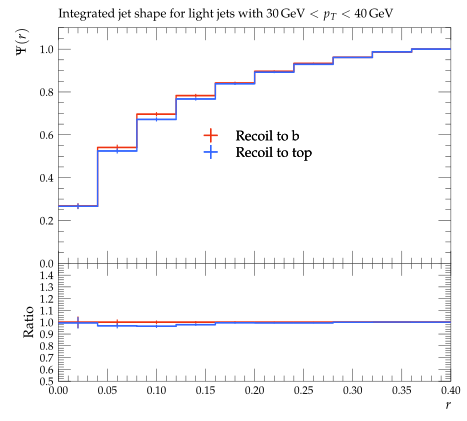

Reproduce this figure in Python.
#! /usr/bin/env python

# This Python script was auto-generated using YODA v2.0.2.
# Analysis object: /ATLAS_2013_I1243871/d01-x02-y02
# Timestamp: 03-08-2026 (15:47:40)

import matplotlib as mpl
import matplotlib.pyplot as plt
mpl.use('Agg') # comment out for interactive use
import os
import numpy as np

plotDir = os.path.split(os.path.realpath(__file__))[0]
if 'YODA_USER_PLOT_PATH' in globals():
    plot_outdir = globals()['YODA_USER_PLOT_PATH']
else:
    plot_outdir = plotDir

#plot style
plt.style.use(os.path.join(plotDir, '../default.mplstyle'))
# plot metadata
figW, figH = plt.rcParams['figure.figsize']
ax_xLabel = r'$r$'
ax_yLabel = r'$\Psi(r)$'
ax_title  = r'Integrated jet shape for light jets with $30\,\mathrm{GeV} < p_T < 40\,\mathrm{GeV}$'
ax_xScale = 'linear'
ax_yScale = 'linear'
xLims = (0.0, 0.4)
yLims = (0.0, 1.1)

# TeX-friendly labels for the legend
labels = {
    'legend' : ([ r"Recoil to b", r"Recoil to top" ], r""),
}

# Adjust canvas width and height
canvasW = 10.0
canvasH = 9.0
figW *= canvasW/10.
figH *= canvasH/9.

# Create figure and axis objects
fig, (ax, ratio0_ax) = plt.subplots(2, 1, sharex=True,
                  figsize=(figW,figH), gridspec_kw={'height_ratios': (6.0, 3.0)})

# Set figure margins
plt.subplots_adjust(
    left   = 1.0 * plt.rcParams['figure.subplot.left'],
    right  = 1.0 * plt.rcParams['figure.subplot.right'],
    top    = 1.0 * plt.rcParams['figure.subplot.top'],
    bottom = 1.0 * plt.rcParams['figure.subplot.bottom'])

ratio0_ax.yaxis.set_major_locator(mpl.ticker.MultipleLocator(0.1))
ratio0_ax.set_ylim(0.5, 1.4999)
ratio0_ax.set_ylabel('Ratio')

# the numerical data is stored in a separate file
dataf = dict()
prefix = os.path.split(__file__)[0]
if prefix:    prefix = prefix + '/'
exec(open(prefix+'d01-x02-y02__data.py').read(), dataf)


legend_handles = dict() # keep track of handles for the legend

# style options for curves
# starts at zorder>=5 to draw curve on top of legend
styles = {
  'recoil_b': {
    'color' : '#EE3311',
    'linestyle' : '-',
    'linewidth' : 1,
    'marker' : 'none',
    'markersize' : 2,
    'capsize' : 0.0,
    'zorder' : 5,
    'histstyle' : 1,
    'drawstyle' : 'steps-pre',
    'xerrorbars' : 1,
    'yerrorbars' : 1,
    'fillcolor' : None,
    'fillopacity' : 1.0,
    'ratio0_linestyle' : '-',
    'ratio0_linewidth' : 1,
    'ratio0_marker' : 'none',
    'ratio0_markersize' : 2,
    'ratio0_capsize' : 0.0,
    'ratio0_zorder' : 5,
    'ratio0_histstyle' : 1,
    'ratio0_drawstyle' : 'steps-pre',
    'ratio0_xerrorbars' : 1,
    'ratio0_yerrorbars' : 1,
  },
  'recoil_t': {
    'color' : '#3366FF',
    'linestyle' : '-',
    'linewidth' : 1,
    'marker' : 'none',
    'markersize' : 2,
    'capsize' : 0.0,
    'zorder' : 6,
    'histstyle' : 1,
    'drawstyle' : 'steps-pre',
    'xerrorbars' : 1,
    'yerrorbars' : 1,
    'fillcolor' : None,
    'fillopacity' : 1.0,
    'ratio0_linestyle' : '-',
    'ratio0_linewidth' : 1,
    'ratio0_marker' : 'none',
    'ratio0_markersize' : 2,
    'ratio0_capsize' : 0.0,
    'ratio0_zorder' : 6,
    'ratio0_histstyle' : 1,
    'ratio0_drawstyle' : 'steps-pre',
    'ratio0_xerrorbars' : 1,
    'ratio0_yerrorbars' : 1,
  },
}

# curve from input yoda files in main panel
for label, yvals in dataf['yvals'].items():
    if all(np.isnan(v) for v in dataf['yvals'][label]):
        continue
    tmp = None
    if styles[label]['histstyle']: # draw as histogram
        xpos = dataf['xedges'][label] if styles[label]['drawstyle'] else dataf['xpoints'][label]
        ypos = np.insert(yvals, 0, yvals[0]) if styles[label]['drawstyle'] else yvals
        if styles[label]['fillcolor']: # fill area below curve
            ax.fill_between(xpos, ypos, step='pre',
                            color=styles[label]['fillcolor'],
                            alpha=styles[label]['fillopacity'])
        tmp, = ax.plot(xpos, ypos,
                       color=styles[label]['color'],
                       linestyle=styles[label]['linestyle'],
                       linewidth=styles[label]['linewidth'],
                       drawstyle=styles[label]['drawstyle'], solid_joinstyle='miter',
                       zorder=styles[label]['zorder'], label=label)
    tmp = ax.errorbar(dataf['xpoints'][label], yvals,
                      xerr=np.array(dataf['xerrs'][label])*styles[label]['xerrorbars'],
                      yerr=np.array(dataf['yerrs'][label])*styles[label]['yerrorbars'],
                      fmt=styles[label]['marker'], capsize=styles[label]['capsize'],
                      markersize=styles[label]['markersize'],
                      ecolor=styles[label]['color'],
                      color=styles[label]['color'], zorder=styles[label]['zorder'])
    tmp[-1][0].set_linestyle(styles[label]['linestyle'])
    tmp[-1][0].set_linewidth(styles[label]['linewidth'])
    if label in dataf['add_legend_handle']:  legend_handles[label] = tmp
    for varLabel in dataf['variation_yvals'].keys():
        if varLabel.startswith(label):
            tmp, = ax.plot(dataf['xedges'][label], dataf['variation_yvals'][varLabel],
                           color=styles[label]['color'],
                           linestyle=styles[label]['linestyle'],
                           linewidth=styles[label]['linewidth'],
                           drawstyle='steps-pre', solid_joinstyle='miter',
                           zorder=styles[label]['zorder'], alpha=0.5)


# plots on ratio panel
# curve from input yoda files in ratio panel
for label, yvals in dataf['ratio0_yvals'].items():
    if all(np.isnan(v) for v in yvals):
        continue
    if styles[label]['ratio0_histstyle']: # plot as histogram
        xpos = dataf['xedges']['recoil_b'] if styles[label]['ratio0_drawstyle'] else dataf['xpoints']['recoil_b']
        ypos = np.insert(yvals, 0, yvals[0]) if styles[label]['ratio0_drawstyle'] else yvals
        ratio0_ax.plot(xpos, ypos,
                       color=styles[label]['color'],
                       linewidth=styles[label]['linewidth'],
                       linestyle=styles[label]['ratio0_linestyle'],
                       drawstyle=styles[label]['ratio0_drawstyle'], zorder=styles[label]['zorder'],
                       solid_joinstyle='miter')
    tmp = ratio0_ax.errorbar(dataf['xpoints']['recoil_b'], yvals,
                             xerr=np.array(dataf['ref_xerrs'])*styles[label]['ratio0_xerrorbars'],
                             yerr=np.array(dataf['ratio0_yerrs'][label])*styles[label]['ratio0_yerrorbars'],
                             fmt=styles[label]['ratio0_marker'], capsize=styles[label]['ratio0_capsize'],
                             markersize=styles[label]['ratio0_markersize'],
                             ecolor=styles[label]['color'],
                             color=styles[label]['color'])
    tmp[-1][0].set_linestyle(styles[label]['ratio0_linestyle'])
    tmp[-1][0].set_linewidth(styles[label]['ratio0_linewidth'])

    for varlabel in dataf['ratio0_variation_vals'].keys():
        if varlabel.startswith(label):
            ratio0_ax.plot(dataf['xedges']['recoil_b'],
                            dataf['ratio0_variation_vals'][varlabel],
                            color=styles[label]['color'],
                            linestyle=styles[label]['linestyle'],
                            linewidth=styles[label]['linewidth'],
                            drawstyle='steps-pre', solid_joinstyle='miter',
                            zorder=1, alpha=0.5)

legend_items = list(legend_handles.values())
ax.add_artist(ax.legend(legend_items,
                        labels['legend'][0],
                        title=labels['legend'][1],
                        alignment='left',
                        loc='center',
                        bbox_to_anchor=(0.5, 0.5)))

# set plot metadata as defined above
ratio0_ax.set_xlabel(ax_xLabel)
ratio0_ax.xaxis.set_label_coords(1., -0.15)
ax.set_ylabel(ax_yLabel, ha='right', va='top')
ax.yaxis.set_label_coords(-0.11, 1.0)
ax.set_title(ax_title, loc='left')
ax.set_xscale(ax_xScale)
ax.set_yscale(ax_yScale)
ax.set_xlim(xLims)
ax.set_ylim(yLims)

# tick formatting
plt.rcParams['xtick.top'] = True
plt.rcParams['ytick.right'] = True
fig.align_ylabels((ax, ratio0_ax))
plt.savefig(os.path.join(plot_outdir, 'd01-x02-y02.pdf'), format='PDF')
plt.savefig(os.path.join(plot_outdir, 'd01-x02-y02.png'), format='PNG')

plt.close(fig)
